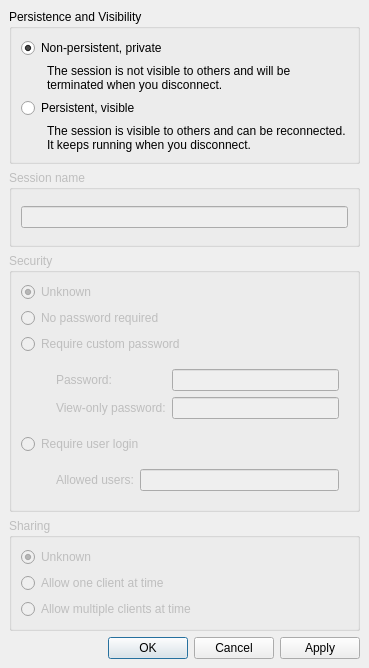
<?xml version="1.0" encoding="UTF-8"?>
<ui version="4.0">
 <class>ConfigWindow</class>
 <widget class="QMainWindow" name="ConfigWindow">
  <property name="geometry">
   <rect>
    <x>0</x>
    <y>0</y>
    <width>369</width>
    <height>614</height>
   </rect>
  </property>
  <property name="windowTitle">
   <string>VNC Session</string>
  </property>
  <widget class="QWidget" name="centralwidget">
   <layout class="QVBoxLayout" name="verticalLayout">
    <item>
     <widget class="QGroupBox" name="groupBox">
      <property name="title">
       <string>Persistence and Visibility</string>
      </property>
      <property name="flat">
       <bool>true</bool>
      </property>
      <layout class="QGridLayout" name="gridLayout">
       <item row="5" column="0">
        <widget class="QLabel" name="label_5">
         <property name="sizePolicy">
          <sizepolicy hsizetype="Preferred" vsizetype="Fixed">
           <horstretch>0</horstretch>
           <verstretch>0</verstretch>
          </sizepolicy>
         </property>
         <property name="text">
          <string>The session is visible to others and can be reconnected. It keeps running when you disconnect.</string>
         </property>
         <property name="wordWrap">
          <bool>true</bool>
         </property>
         <property name="indent">
          <number>26</number>
         </property>
         <property name="buddy">
          <cstring>chkPersistencePersistent</cstring>
         </property>
        </widget>
       </item>
       <item row="1" column="0">
        <widget class="QRadioButton" name="chkPersistenceNonPersistent">
         <property name="text">
          <string>Non-persistent, private</string>
         </property>
         <property name="checked">
          <bool>true</bool>
         </property>
        </widget>
       </item>
       <item row="3" column="0">
        <widget class="QRadioButton" name="chkPersistencePersistent">
         <property name="text">
          <string>Persistent, visible</string>
         </property>
        </widget>
       </item>
       <item row="2" column="0">
        <widget class="QLabel" name="label_4">
         <property name="sizePolicy">
          <sizepolicy hsizetype="Preferred" vsizetype="Fixed">
           <horstretch>0</horstretch>
           <verstretch>0</verstretch>
          </sizepolicy>
         </property>
         <property name="text">
          <string>The session is not visible to others and will be terminated when you disconnect.</string>
         </property>
         <property name="wordWrap">
          <bool>true</bool>
         </property>
         <property name="indent">
          <number>26</number>
         </property>
         <property name="buddy">
          <cstring>chkPersistenceNonPersistent</cstring>
         </property>
        </widget>
       </item>
      </layout>
     </widget>
    </item>
    <item>
     <widget class="QGroupBox" name="groupBox_4">
      <property name="enabled">
       <bool>false</bool>
      </property>
      <property name="title">
       <string>Session name</string>
      </property>
      <property name="flat">
       <bool>true</bool>
      </property>
      <layout class="QVBoxLayout" name="verticalLayout_2">
       <item>
        <widget class="QLineEdit" name="editSessionName"/>
       </item>
      </layout>
     </widget>
    </item>
    <item>
     <widget class="QGroupBox" name="groupBox_2">
      <property name="enabled">
       <bool>false</bool>
      </property>
      <property name="title">
       <string>Security</string>
      </property>
      <property name="flat">
       <bool>true</bool>
      </property>
      <layout class="QGridLayout" name="gridLayout_2">
       <item row="0" column="0">
        <widget class="QRadioButton" name="chkSecurityUnknown">
         <property name="text">
          <string>Unknown</string>
         </property>
         <property name="checkable">
          <bool>true</bool>
         </property>
         <property name="checked">
          <bool>true</bool>
         </property>
        </widget>
       </item>
       <item row="3" column="0">
        <widget class="QWidget" name="widgetVncAuth" native="true">
         <layout class="QGridLayout" name="gridLayout_3">
          <property name="leftMargin">
           <number>35</number>
          </property>
          <item row="0" column="0">
           <widget class="QLabel" name="label_2">
            <property name="enabled">
             <bool>false</bool>
            </property>
            <property name="text">
             <string>Password:</string>
            </property>
            <property name="buddy">
             <cstring>editPassword</cstring>
            </property>
           </widget>
          </item>
          <item row="0" column="1">
           <widget class="QLineEdit" name="editPassword">
            <property name="enabled">
             <bool>false</bool>
            </property>
            <property name="echoMode">
             <enum>QLineEdit::Password</enum>
            </property>
           </widget>
          </item>
          <item row="1" column="0">
           <widget class="QLabel" name="label_3">
            <property name="enabled">
             <bool>false</bool>
            </property>
            <property name="text">
             <string>View-only password:</string>
            </property>
            <property name="buddy">
             <cstring>editViewonlyPassword</cstring>
            </property>
           </widget>
          </item>
          <item row="1" column="1">
           <widget class="QLineEdit" name="editViewonlyPassword">
            <property name="enabled">
             <bool>false</bool>
            </property>
            <property name="echoMode">
             <enum>QLineEdit::Password</enum>
            </property>
           </widget>
          </item>
         </layout>
        </widget>
       </item>
       <item row="1" column="0">
        <widget class="QRadioButton" name="chkSecurityNone">
         <property name="text">
          <string>No password required</string>
         </property>
        </widget>
       </item>
       <item row="2" column="0">
        <widget class="QRadioButton" name="chkSecurityVncAuth">
         <property name="enabled">
          <bool>false</bool>
         </property>
         <property name="text">
          <string>Require custom password</string>
         </property>
        </widget>
       </item>
       <item row="4" column="0">
        <widget class="QRadioButton" name="chkSecurityPlain">
         <property name="text">
          <string>Require user login</string>
         </property>
         <property name="checked">
          <bool>false</bool>
         </property>
        </widget>
       </item>
       <item row="5" column="0">
        <widget class="QWidget" name="widget_2" native="true">
         <layout class="QGridLayout" name="gridLayout_4">
          <item row="0" column="0">
           <widget class="QLabel" name="label">
            <property name="text">
             <string>Allowed users:</string>
            </property>
            <property name="indent">
             <number>26</number>
            </property>
            <property name="buddy">
             <cstring>editAllowedUsers</cstring>
            </property>
           </widget>
          </item>
          <item row="0" column="1">
           <widget class="QLineEdit" name="editAllowedUsers">
            <property name="toolTip">
             <string>List of usernames separated by commas.</string>
            </property>
           </widget>
          </item>
         </layout>
        </widget>
       </item>
      </layout>
     </widget>
    </item>
    <item>
     <widget class="QGroupBox" name="groupBox_3">
      <property name="enabled">
       <bool>false</bool>
      </property>
      <property name="title">
       <string>Sharing</string>
      </property>
      <property name="flat">
       <bool>true</bool>
      </property>
      <layout class="QGridLayout" name="gridLayout_5">
       <item row="0" column="0">
        <widget class="QRadioButton" name="chkSharingUnknown">
         <property name="text">
          <string>Unknown</string>
         </property>
         <property name="checked">
          <bool>true</bool>
         </property>
        </widget>
       </item>
       <item row="2" column="0">
        <widget class="QRadioButton" name="chkSharingMultipleClients">
         <property name="text">
          <string>Allow multiple clients at time</string>
         </property>
        </widget>
       </item>
       <item row="1" column="0">
        <widget class="QRadioButton" name="chkSharingOneClient">
         <property name="text">
          <string>Allow one client at time</string>
         </property>
         <property name="checked">
          <bool>false</bool>
         </property>
        </widget>
       </item>
      </layout>
     </widget>
    </item>
    <item>
     <widget class="QDialogButtonBox" name="buttonBox">
      <property name="standardButtons">
       <set>QDialogButtonBox::Apply|QDialogButtonBox::Cancel|QDialogButtonBox::Ok</set>
      </property>
     </widget>
    </item>
   </layout>
  </widget>
 </widget>
 <tabstops>
  <tabstop>chkPersistenceNonPersistent</tabstop>
  <tabstop>chkPersistencePersistent</tabstop>
  <tabstop>editSessionName</tabstop>
  <tabstop>chkSecurityUnknown</tabstop>
  <tabstop>chkSecurityNone</tabstop>
  <tabstop>chkSecurityVncAuth</tabstop>
  <tabstop>editPassword</tabstop>
  <tabstop>editViewonlyPassword</tabstop>
  <tabstop>chkSecurityPlain</tabstop>
  <tabstop>editAllowedUsers</tabstop>
  <tabstop>chkSharingUnknown</tabstop>
  <tabstop>chkSharingOneClient</tabstop>
  <tabstop>chkSharingMultipleClients</tabstop>
  <tabstop>buttonBox</tabstop>
 </tabstops>
 <resources/>
 <connections>
  <connection>
   <sender>chkPersistencePersistent</sender>
   <signal>toggled(bool)</signal>
   <receiver>groupBox_2</receiver>
   <slot>setEnabled(bool)</slot>
   <hints>
    <hint type="sourcelabel">
     <x>144</x>
     <y>103</y>
    </hint>
    <hint type="destinationlabel">
     <x>202</x>
     <y>255</y>
    </hint>
   </hints>
  </connection>
  <connection>
   <sender>chkPersistencePersistent</sender>
   <signal>toggled(bool)</signal>
   <receiver>groupBox_4</receiver>
   <slot>setEnabled(bool)</slot>
   <hints>
    <hint type="sourcelabel">
     <x>87</x>
     <y>102</y>
    </hint>
    <hint type="destinationlabel">
     <x>81</x>
     <y>160</y>
    </hint>
   </hints>
  </connection>
  <connection>
   <sender>chkPersistencePersistent</sender>
   <signal>toggled(bool)</signal>
   <receiver>groupBox_3</receiver>
   <slot>setEnabled(bool)</slot>
   <hints>
    <hint type="sourcelabel">
     <x>48</x>
     <y>102</y>
    </hint>
    <hint type="destinationlabel">
     <x>57</x>
     <y>475</y>
    </hint>
   </hints>
  </connection>
  <connection>
   <sender>chkSecurityPlain</sender>
   <signal>toggled(bool)</signal>
   <receiver>editAllowedUsers</receiver>
   <slot>setEnabled(bool)</slot>
   <hints>
    <hint type="sourcelabel">
     <x>108</x>
     <y>418</y>
    </hint>
    <hint type="destinationlabel">
     <x>154</x>
     <y>442</y>
    </hint>
   </hints>
  </connection>
  <connection>
   <sender>chkSecurityVncAuth</sender>
   <signal>toggled(bool)</signal>
   <receiver>editPassword</receiver>
   <slot>setEnabled(bool)</slot>
   <hints>
    <hint type="sourcelabel">
     <x>148</x>
     <y>333</y>
    </hint>
    <hint type="destinationlabel">
     <x>195</x>
     <y>365</y>
    </hint>
   </hints>
  </connection>
  <connection>
   <sender>chkSecurityVncAuth</sender>
   <signal>toggled(bool)</signal>
   <receiver>editViewonlyPassword</receiver>
   <slot>setEnabled(bool)</slot>
   <hints>
    <hint type="sourcelabel">
     <x>129</x>
     <y>335</y>
    </hint>
    <hint type="destinationlabel">
     <x>203</x>
     <y>390</y>
    </hint>
   </hints>
  </connection>
 </connections>
</ui>
